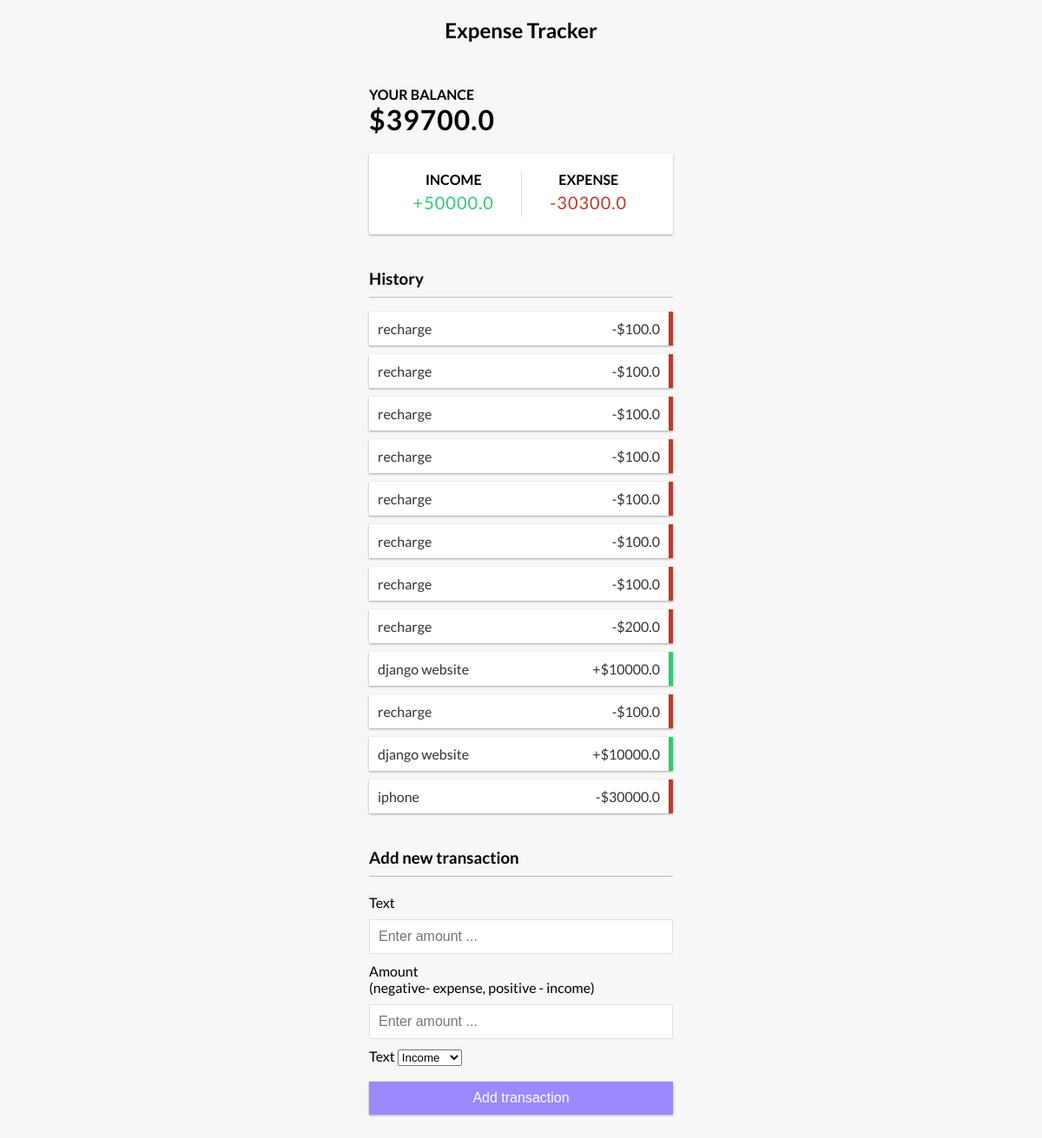
The app's page / (signed in) with its own data.
### home/models.py (models this page shows, shortened)
class Profile(models.Model):
    user = models.ForeignKey(User , on_delete=models.CASCADE)
    income = models.FloatField()
    expenses = models.FloatField(default=0)
    balance = models.FloatField(blank=True , null=True)

class Expense(models.Model):
    user = models.ForeignKey(User , on_delete=models.CASCADE)
    name = models.CharField(max_length=100)
    amount = models.FloatField()
    expense_type = models.CharField(max_length=100 , choices=TYPE)

### home/views.py (the view, shortened to what this page needs)
# urls.py: 2. Add a URL to urlpatterns:  path('', views.home, name='home')
def home(request):
    profile = Profile.objects.filter(user=request.user).first()
    expenses = Expense.objects.filter(user=request.user)
    context={
        "profile": profile,
        'expenses':expenses,
            }
    return render(request, 'home.html', context)

### home/templates/home.html (shortened to what this page needs)
{% extends "base.html" %}
{% block start %}
 <h2> Expense Tracker</h2>
    <div class="container">
        <h4> Your Balance</h4>
        <h1 id="balance">${{profile.balance}}</h1>
        <div class="inc-exp-container">
            <div>
                <h4> Income</h4>
                <p id="money-plus" class="money plus">+{{profile.income}}</p>
            </div>
            <div>
                <h4> Expense</h4>
                <p id="money-minus" class="money minus">-{{profile.expenses}}</p>
            </div>
        </div>
        <h3> History</h3>
        <ul id="list" class="list">
        {% for expense in expenses%}
            {% if expense.expense_type == 'Income'%}
            <li class="plus">
            {{ expense.name}} <span>+${{expense.amount}}</span>
            </li>
            {%else%}
            <li class="minus">
            {{ expense.name}} <span>-${{expense.amount}}</span>
            </li>
            {%endif%}
            {%endfor%}
        </ul>
        <h3> Add new transaction</h3>
        <form id="form" method="POST">
            <div class="form-control">
                <label for='text'>Text</label>
                <input type="text" required name="text" id ='text' placeholder='Enter amount ...'/>
            </div>
            <div class="form-control">
                <label for='amount'>Amount<br/>
                (negative- expense, positive - income)</label>
                <input type="number" required name="amount" id ='amount' placeholder='Enter amount ...'/>
            </div>
            <div class="form-control">
                <label for='text'>Text</label>
                <select name="expense_type" required class="form-control">
                <option value="Income">Income</option>
                </select>
            </div>
            <button class='btn' type="submit">Add transaction</button>
        </form>
    </div>
{% endblock %}

### home/templates/base.html (shortened to what this page needs)
<!DOCTYPE html>
<html lang="en">
  <head>
        </head>
  <body>
    {% block start %}
    {% endblock %}
  </body>
</html>

### home/templates/base.html (style rules this page uses)
:root { --box-shadow: 0 1px 3px rgba(0, 0, 0, 0.12), 0 1px 2px rgba(0, 0, 0, 0.24); }
* { box-sizing: border-box; }
body { background-color: #f7f7f7; display: flex; flex-direction: column; align-items: center; justify-content: center; min-height: 100vh; margin: 0; font-family: 'Lato', sans-serif; }
.container { margin: 30px auto; width: 350px; }
h1 { letter-spacing: 1px; margin: 0; }
h3 { border-bottom: 1px solid #bbb; padding-bottom: 10px; margin: 40px 0 10px; }
h4 { margin: 0; text-transform: uppercase; }
.inc-exp-container { background-color: #fff; box-shadow: var(--box-shadow); padding: 20px; display: flex; justify-content: space-between; margin: 20px 0; }
.inc-exp-container > div { flex: 1; text-align: center; }
.inc-exp-container > div:first-of-type { border-right: 1px solid #dedede; }
.money { font-size: 20px; letter-spacing: 1px; margin: 5px 0; }
.money.plus { color: #2ecc71; }
.money.minus { color: #c0392b; }
label { display: inline-block; margin: 10px 0; }
input[type='text'], input[type='number'] { border: 1px solid #dedede; border-radius: 2px; display: block; font-size: 16px; padding: 10px; width: 100%; }
.btn { cursor: pointer; background-color: #9c88ff; box-shadow: var(--box-shadow); color: #fff; border: 0; display: block; font-size: 16px; margin: 10px 0 30px; padding: 10px; width: 100%; }
.list { list-style-type: none; padding: 0; margin-bottom: 40px; }
.list li { background-color: #fff; box-shadow: var(--box-shadow); color: #333; display: flex; justify-content: space-between; position: relative; padding: 10px; margin: 10px 0; }
.list li.plus { border-right: 5px solid #2ecc71; }
.list li.minus { border-right: 5px solid #c0392b; }

### records on screen
Profile: balance "39700.0", income "50000.0", expenses "30300.0"
Expense: name "recharge", amount "100.0"
Expense: name "recharge", amount "100.0"
Expense: name "recharge", amount "100.0"
Expense: name "recharge", amount "100.0"
Expense: name "recharge", amount "100.0"
Expense: name "recharge", amount "100.0"
Expense: name "recharge", amount "100.0"
Expense: name "recharge", amount "200.0"
Expense: name "django website", amount "10000.0"
Expense: name "recharge", amount "100.0"
Expense: name "django website", amount "10000.0"
Expense: name "iphone", amount "30000.0"
